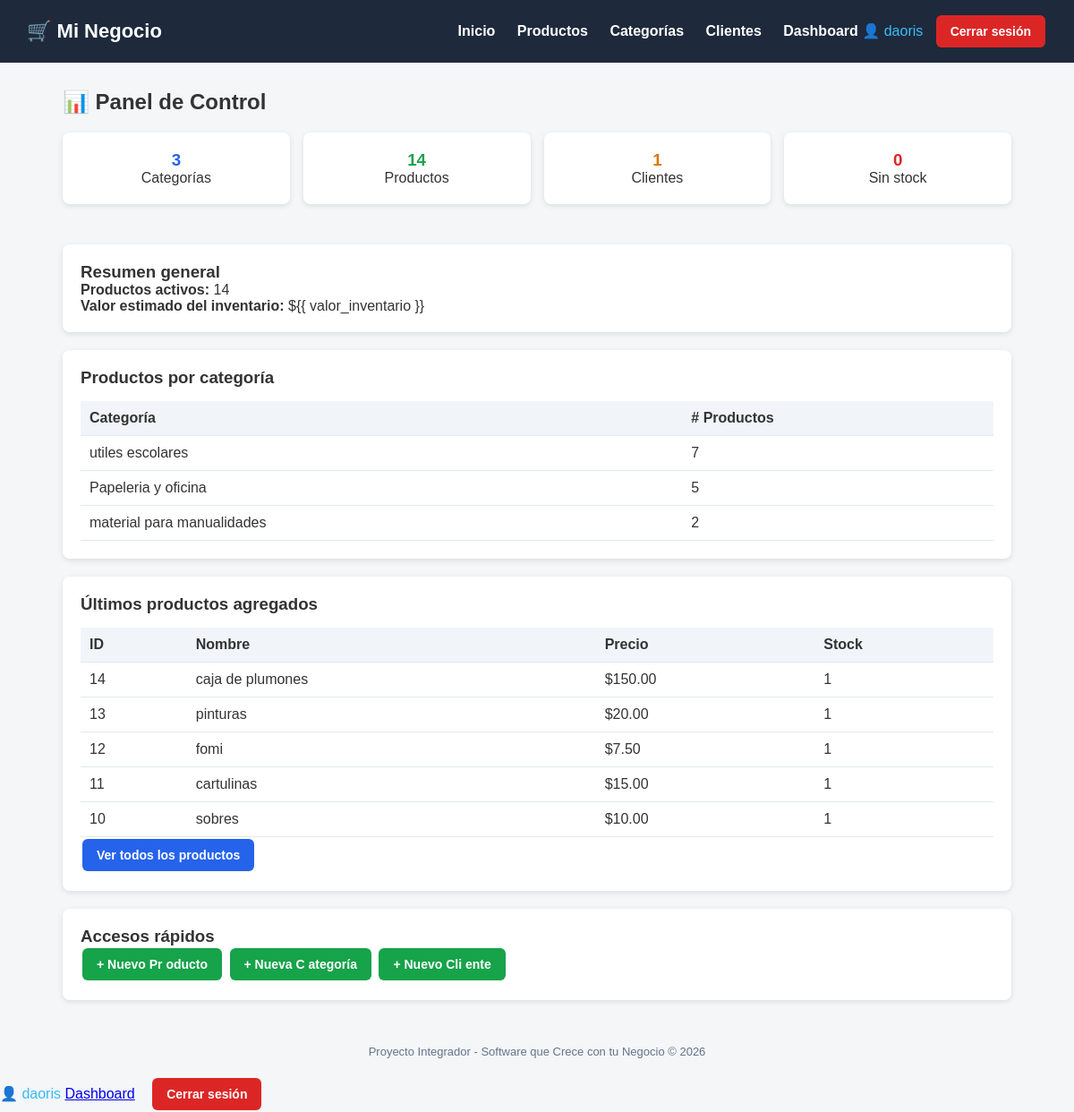
The page /dashboard/ (signed in) on the database its author committed.
### tienda/models.py (models this page shows, shortened)
class Categoria(models.Model):
    nombre = models.CharField(max_length=100)
    descripcion = models.TextField(blank=True, null=True)
    class Meta:
        verbose_name = "Categoria"
        verbose_name_plural = "Categorías"

class Producto(models.Model):
    nombre = models.CharField(max_length=200)
    descripcion = models.TextField(blank=True, null=True)
    precio = models.DecimalField(max_digits=10, decimal_places=2)
    stock = models.IntegerField(default=0)
    categoria = models.ForeignKey(Categoria, on_delete=models.CASCADE)
    fecha_creacion = models.DateTimeField(auto_now_add=True)
    activo = models.BooleanField(default=True)
    class Meta:
        verbose_name = "Producto"
        verbose_name_plural = "Productos"
        ordering = ['nombre']

### tienda/views.py (the view)
# urls.py: path('dashboard/', views.dashboard, name='dashboard'),
@login_required
def dashboard(request):
    total_categorias = Categoria.objects.count()
    total_productos = Producto.objects.count()
    total_clientes = Cliente.objects.count()
    productos_activos = Producto.objects.filter(activo=True).count()
    productos_sin_stock = Producto.objects.filter(stock=0).count()
    valor_inventario = Producto.objects.aggregate(
        total=Sum('precio')
    )['total'] or 0
    ultimos_productos = Producto.objects.order_by('-id')[:5]
    por_categoria = (
        Categoria.objects
        .annotate(num_productos=Count('producto'))
        .order_by('-num_productos')
    )
    context = {
        'total_categorias': total_categorias,
        'total_productos': total_productos,
        'total_clientes': total_clientes,
        'productos_activos': productos_activos,
        'productos_sin_stock': productos_sin_stock,
        'valor_inventario': valor_inventario,
        'ultimos_productos': ultimos_productos,
        'por_categoria': por_categoria,
    }
    return render(request, 'tienda/dashboard.html', context)

### tienda/templates/tienda/dashboard.html (shortened to what this page needs)
{% extends 'base.html' %}
{% block content %}
<h2 style="margin-bottom:20px;">📊 Panel de Control</h2>
<div style="display:grid; grid-template-columns: repeat(auto-fit, minmax(
200px, 1fr)); gap:15px; margin-bottom:25px;">
 <div class="card" style="text-align:center;">
 <h3 style="color:#2563eb;">{{ total_categorias }}</h3>
 <p>Categorías</p>
 </div>
 <div class="card" style="text-align:center;">
 <h3 style="color:#16a34a;">{{ total_productos }}</h3>
 <p>Productos</p>
 </div>
 <div class="card" style="text-align:center;">
 <h3 style="color:#d97706;">{{ total_clientes }}</h3>
 <p>Clientes</p>
 </div>
 <div class="card" style="text-align:center;">
 <h3 style="color:#dc2626;">{{ productos_sin_stock }}</h3>
 <p>Sin stock</p>
 </div>
</div>
<div class="card">
 <h3>Resumen general</h3>
 <p><strong>Productos activos:</strong> {{ productos_activos }}</p>
 <p><strong>Valor estimado del inventario:</strong> ${{ valor_inventario
}}</p>
</div>
<div class="card">
 <h3>Productos por categoría</h3>
 <table>
 <thead>
 <tr><th>Categoría</th><th># Productos</th></tr>
 </thead>
 <tbody>
 {% for cat in por_categoria %}
 <tr>
 <td>{{ cat.nombre }}</td>
 <td>{{ cat.num_productos }}</td>
 </tr>
 {% empty %}
 <tr><td colspan="2">No hay categorías registradas.</td></tr>
 {% endfor %}
 </tbody>
 </table>
</div>
<div class="card">
 <h3>Últimos productos agregados</h3>
 <table>
 <thead>
 <tr><th>ID</th><th>Nombre</th><th>Precio</th><th>Stock</th></tr>
 </thead>
 <tbody>
 {% for p in ultimos_productos %}
 <tr>
 <td>{{ p.id }}</td>
 <td>{{ p.nombre }}</td>
 <td>${{ p.precio }}</td>
 <td>{{ p.stock }}</td>
 </tr>
 {% empty %}
 <tr><td colspan="4">No hay productos registrados.</td></tr>
 {% endfor %}
 </tbody>
 </table>
 <a href="{% url 'lista_productos' %}" class="btn btn-primary" style="ma
rgin-top:15px;">Ver todos los productos</a>
</div>
<div class="card">
 <h3>Accesos rápidos</h3>
 <a href="{% url 'crear_producto' %}" class="btn btn-success">+ Nuevo Pr
oducto</a>
 <a href="{% url 'crear_categoria' %}" class="btn btn-success">+ Nueva C
ategoría</a>
 <a href="{% url 'crear_cliente' %}" class="btn btn-success">+ Nuevo Cli
ente</a>
</div>
{% endblock %}

### tienda/templates/base.html (shortened to what this page needs)
<!DOCTYPE html>
<html lang="es">
<head>
</head>
<body>
    <header>
        <h1>🛒 Mi Negocio</h1>
        <nav>
           <a href="{% url 'inicio' %}">Inicio</a>
            <a href="{% url 'lista_productos' %}">Productos</a>
            <a href="{% url 'lista_categorias' %}">Categorías</a>
            <a href="{% url 'lista_clientes' %}">Clientes</a>
            {% if user.is_authenticated %}
            <a href="{% url 'dashboard' %}">Dashboard</a>
            <span style="color:#38bdf8;">👤 {{ user.username }}</span>
            <form action="{% url 'logout' %}" method="post" style="display:inline;">
            <button type="submit" class="btn btn-danger" style="margin-left:10px;">Cerrar sesión</button>
            </form>
            {% else %}
            <a href="{% url 'login' %}">Iniciar sesión</a>
            {% endif %}
        </nav>
    </header>
    <div class="container">
        {% block content %}{% endblock %}
    </div>
    <footer>
        Proyecto Integrador - Software que Crece con tu Negocio &copy; {% now "Y" %}
    </footer>
</body>
{% if user.is_authenticated %}
<span style="color:#38bdf8;">👤 {{ user.username }}</span>
<a href="{% url 'dashboard' %}">Dashboard</a>
<form action="{% url 'logout' %}" method="post" style="display:inline;"
>
<button type="submit" class="btn btn-danger" style="margin-left:15px;
">Cerrar sesión</button>
</form>
{% else %}
<a href="{% url 'login' %}">Iniciar sesión</a>
{% endif %}
</html>

### tienda/templates/base.html (style rules this page uses)
* { margin: 0; padding: 0; box-sizing: border-box; }
body { font-family: Arial, sans-serif; background: #f4f6f8; color: #333; }
header { background: #1e293b; color: #fff; padding: 15px 30px; display: flex; justify-content: space-between; align-items: center; }
header h1 { font-size: 22px; }
header nav a { color: #fff; text-decoration: none; margin-left: 20px; font-weight: bold; }
.container { max-width: 1100px; margin: 30px auto; padding: 0 20px; }
.card { background: #fff; border-radius: 8px; padding: 20px; box-shadow: 0 2px 6px rgba(0,0,0,0.1); margin-bottom: 20px; }
.btn { display: inline-block; padding: 10px 16px; border-radius: 6px; text-decoration: none; color: #fff; font-weight: bold; border: none; cursor: pointer; font-size: 14px; margin: 2px; }
.btn-primary { background: #2563eb; }
.btn-success { background: #16a34a; }
.btn-danger { background: #dc2626; }
table { width: 100%; border-collapse: collapse; margin-top: 15px; }
th, td { padding: 10px; text-align: left; border-bottom: 1px solid #e2e8f0; }
th { background: #f1f5f9; }
footer { text-align: center; padding: 20px; color: #64748b; font-size: 13px; }

### rows shown on the page
Categoria: nombre "utiles escolares", num_productos "7"
Categoria: nombre "Papeleria y oficina", num_productos "5"
Categoria: nombre "material para manualidades", num_productos "2"
Producto: id "14", nombre "caja de plumones", precio "150.00", stock "1"
Producto: id "13", nombre "pinturas", precio "20.00", stock "1"
Producto: id "12", nombre "fomi", precio "7.50", stock "1"
Producto: id "11", nombre "cartulinas", precio "15.00", stock "1"
Producto: id "10", nombre "sobres", precio "10.00", stock "1"

### other values the page prints
{{ user.username }} "daoris"
{{ total_categorias }} "3"
{{ total_productos }} "14"
{{ total_clientes }} "1"
{{ productos_sin_stock }} "0"
{{ productos_activos }} "14"
